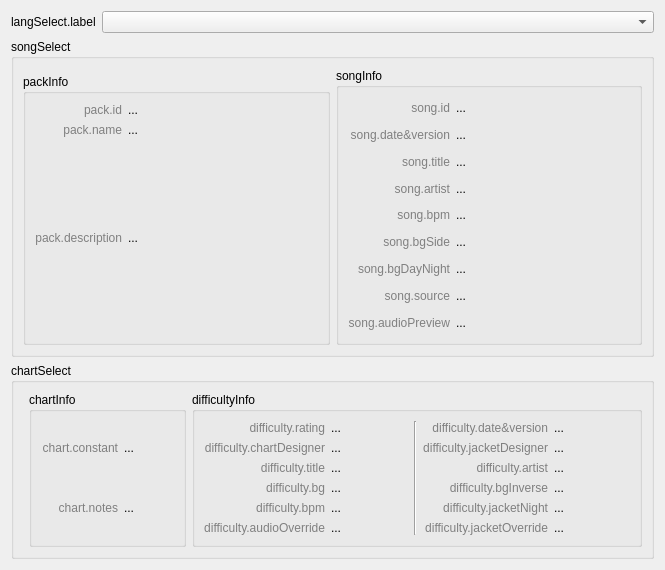
<?xml version="1.0" encoding="UTF-8"?>
<ui version="4.0">
 <class>TabTools_InfoLookup</class>
 <widget class="QWidget" name="TabTools_InfoLookup">
  <property name="geometry">
   <rect>
    <x>0</x>
    <y>0</y>
    <width>665</width>
    <height>570</height>
   </rect>
  </property>
  <property name="windowTitle">
   <string notr="true">TabTools_InfoLookup</string>
  </property>
  <layout class="QVBoxLayout" name="verticalLayout">
   <item>
    <layout class="QHBoxLayout" name="horizontalLayout_3">
     <item>
      <widget class="QLabel" name="label_9">
       <property name="text">
        <string>langSelect.label</string>
       </property>
      </widget>
     </item>
     <item>
      <widget class="QComboBox" name="langSelectComboBox">
       <property name="sizePolicy">
        <sizepolicy hsizetype="MinimumExpanding" vsizetype="Fixed">
         <horstretch>0</horstretch>
         <verstretch>0</verstretch>
        </sizepolicy>
       </property>
      </widget>
     </item>
    </layout>
   </item>
   <item>
    <widget class="QGroupBox" name="groupBox">
     <property name="sizePolicy">
      <sizepolicy hsizetype="Preferred" vsizetype="Expanding">
       <horstretch>0</horstretch>
       <verstretch>0</verstretch>
      </sizepolicy>
     </property>
     <property name="title">
      <string>songSelect</string>
     </property>
     <layout class="QHBoxLayout" name="horizontalLayout">
      <item>
       <layout class="QVBoxLayout" name="verticalLayout_4">
        <item>
         <widget class="SongIdSelector" name="songIdSelector" native="true">
          <property name="sizePolicy">
           <sizepolicy hsizetype="Maximum" vsizetype="Preferred">
            <horstretch>0</horstretch>
            <verstretch>0</verstretch>
           </sizepolicy>
          </property>
         </widget>
        </item>
        <item>
         <widget class="QGroupBox" name="groupBox_3">
          <property name="title">
           <string>packInfo</string>
          </property>
          <layout class="QGridLayout" name="gridLayout_2" columnstretch="0,1" columnminimumwidth="0,100">
           <item row="3" column="0">
            <widget class="QLabel" name="label_10">
             <property name="styleSheet">
              <string notr="true">QLabel { color: gray; }</string>
             </property>
             <property name="text">
              <string>pack.description</string>
             </property>
             <property name="alignment">
              <set>Qt::AlignRight|Qt::AlignTrailing|Qt::AlignVCenter</set>
             </property>
            </widget>
           </item>
           <item row="0" column="1">
            <widget class="QLabel" name="packIdLabel">
             <property name="text">
              <string notr="true">...</string>
             </property>
            </widget>
           </item>
           <item row="0" column="0">
            <widget class="QLabel" name="label_5">
             <property name="styleSheet">
              <string notr="true">QLabel { color: gray; }</string>
             </property>
             <property name="text">
              <string>pack.id</string>
             </property>
             <property name="alignment">
              <set>Qt::AlignRight|Qt::AlignTrailing|Qt::AlignVCenter</set>
             </property>
            </widget>
           </item>
           <item row="3" column="1">
            <widget class="QLabel" name="packDescriptionLabel">
             <property name="sizePolicy">
              <sizepolicy hsizetype="Preferred" vsizetype="MinimumExpanding">
               <horstretch>0</horstretch>
               <verstretch>0</verstretch>
              </sizepolicy>
             </property>
             <property name="minimumSize">
              <size>
               <width>0</width>
               <height>100</height>
              </size>
             </property>
             <property name="text">
              <string notr="true">...</string>
             </property>
             <property name="wordWrap">
              <bool>true</bool>
             </property>
            </widget>
           </item>
           <item row="1" column="0">
            <widget class="QLabel" name="label_7">
             <property name="styleSheet">
              <string notr="true">QLabel { color: gray; }</string>
             </property>
             <property name="text">
              <string>pack.name</string>
             </property>
             <property name="alignment">
              <set>Qt::AlignRight|Qt::AlignTrailing|Qt::AlignVCenter</set>
             </property>
            </widget>
           </item>
           <item row="1" column="1">
            <widget class="QLabel" name="packNameLabel">
             <property name="text">
              <string notr="true">...</string>
             </property>
            </widget>
           </item>
          </layout>
         </widget>
        </item>
       </layout>
      </item>
      <item>
       <widget class="QGroupBox" name="songInfoGroupBox">
        <property name="sizePolicy">
         <sizepolicy hsizetype="Expanding" vsizetype="Preferred">
          <horstretch>0</horstretch>
          <verstretch>0</verstretch>
         </sizepolicy>
        </property>
        <property name="title">
         <string>songInfo</string>
        </property>
        <layout class="QGridLayout" name="gridLayout" columnstretch="0,1" columnminimumwidth="0,150">
         <item row="6" column="0">
          <widget class="QLabel" name="label_23">
           <property name="styleSheet">
            <string notr="true">QLabel { color: gray; }</string>
           </property>
           <property name="text">
            <string>song.bgDayNight</string>
           </property>
           <property name="alignment">
            <set>Qt::AlignRight|Qt::AlignTrailing|Qt::AlignVCenter</set>
           </property>
          </widget>
         </item>
         <item row="8" column="0">
          <widget class="QLabel" name="label_27">
           <property name="styleSheet">
            <string notr="true">QLabel { color: gray; }</string>
           </property>
           <property name="text">
            <string>song.audioPreview</string>
           </property>
           <property name="alignment">
            <set>Qt::AlignRight|Qt::AlignTrailing|Qt::AlignVCenter</set>
           </property>
          </widget>
         </item>
         <item row="8" column="1">
          <widget class="QLabel" name="songAudioPreviewLabel">
           <property name="text">
            <string notr="true">...</string>
           </property>
          </widget>
         </item>
         <item row="3" column="1">
          <widget class="QLabel" name="songArtistLabel">
           <property name="text">
            <string notr="true">...</string>
           </property>
          </widget>
         </item>
         <item row="3" column="0">
          <widget class="QLabel" name="label_11">
           <property name="styleSheet">
            <string notr="true">QLabel { color: gray; }</string>
           </property>
           <property name="text">
            <string>song.artist</string>
           </property>
           <property name="alignment">
            <set>Qt::AlignRight|Qt::AlignTrailing|Qt::AlignVCenter</set>
           </property>
          </widget>
         </item>
         <item row="7" column="1">
          <widget class="QLabel" name="songSourceLabel">
           <property name="text">
            <string notr="true">...</string>
           </property>
          </widget>
         </item>
         <item row="2" column="1">
          <widget class="QLabel" name="songTitleLabel">
           <property name="text">
            <string notr="true">...</string>
           </property>
          </widget>
         </item>
         <item row="5" column="0">
          <widget class="QLabel" name="label_19">
           <property name="styleSheet">
            <string notr="true">QLabel { color: gray; }</string>
           </property>
           <property name="text">
            <string>song.bgSide</string>
           </property>
           <property name="alignment">
            <set>Qt::AlignRight|Qt::AlignTrailing|Qt::AlignVCenter</set>
           </property>
          </widget>
         </item>
         <item row="0" column="0">
          <widget class="QLabel" name="label_3">
           <property name="styleSheet">
            <string notr="true">QLabel { color: gray; }</string>
           </property>
           <property name="text">
            <string>song.id</string>
           </property>
           <property name="alignment">
            <set>Qt::AlignRight|Qt::AlignTrailing|Qt::AlignVCenter</set>
           </property>
          </widget>
         </item>
         <item row="1" column="0">
          <widget class="QLabel" name="label_15">
           <property name="styleSheet">
            <string notr="true">QLabel { color: gray; }</string>
           </property>
           <property name="text">
            <string>song.date&amp;version</string>
           </property>
           <property name="alignment">
            <set>Qt::AlignRight|Qt::AlignTrailing|Qt::AlignVCenter</set>
           </property>
          </widget>
         </item>
         <item row="5" column="1">
          <widget class="QLabel" name="songBgSideLabel">
           <property name="text">
            <string notr="true">...</string>
           </property>
          </widget>
         </item>
         <item row="0" column="1">
          <widget class="QLabel" name="songIdLabel">
           <property name="text">
            <string notr="true">...</string>
           </property>
          </widget>
         </item>
         <item row="1" column="1">
          <widget class="QLabel" name="songDateVersionLabel">
           <property name="text">
            <string notr="true">...</string>
           </property>
          </widget>
         </item>
         <item row="6" column="1">
          <widget class="QLabel" name="songBgDayNightLabel">
           <property name="text">
            <string notr="true">...</string>
           </property>
          </widget>
         </item>
         <item row="2" column="0">
          <widget class="QLabel" name="label_6">
           <property name="styleSheet">
            <string notr="true">QLabel { color: gray; }</string>
           </property>
           <property name="text">
            <string>song.title</string>
           </property>
           <property name="alignment">
            <set>Qt::AlignRight|Qt::AlignTrailing|Qt::AlignVCenter</set>
           </property>
          </widget>
         </item>
         <item row="4" column="0">
          <widget class="QLabel" name="label_14">
           <property name="styleSheet">
            <string notr="true">QLabel { color: gray; }</string>
           </property>
           <property name="text">
            <string>song.bpm</string>
           </property>
           <property name="alignment">
            <set>Qt::AlignRight|Qt::AlignTrailing|Qt::AlignVCenter</set>
           </property>
          </widget>
         </item>
         <item row="7" column="0">
          <widget class="QLabel" name="label_25">
           <property name="styleSheet">
            <string notr="true">QLabel { color: gray; }</string>
           </property>
           <property name="text">
            <string>song.source</string>
           </property>
           <property name="alignment">
            <set>Qt::AlignRight|Qt::AlignTrailing|Qt::AlignVCenter</set>
           </property>
          </widget>
         </item>
         <item row="4" column="1">
          <widget class="QLabel" name="songBpmLabel">
           <property name="text">
            <string notr="true">...</string>
           </property>
          </widget>
         </item>
        </layout>
       </widget>
      </item>
     </layout>
    </widget>
   </item>
   <item>
    <widget class="QGroupBox" name="groupBox_2">
     <property name="sizePolicy">
      <sizepolicy hsizetype="Preferred" vsizetype="Maximum">
       <horstretch>0</horstretch>
       <verstretch>0</verstretch>
      </sizepolicy>
     </property>
     <property name="title">
      <string>chartSelect</string>
     </property>
     <layout class="QHBoxLayout" name="horizontalLayout_2">
      <item>
       <widget class="RatingClassSelector" name="ratingClassSelector" native="true">
        <property name="sizePolicy">
         <sizepolicy hsizetype="Maximum" vsizetype="Preferred">
          <horstretch>0</horstretch>
          <verstretch>0</verstretch>
         </sizepolicy>
        </property>
       </widget>
      </item>
      <item>
       <layout class="QHBoxLayout" name="horizontalLayout_4">
        <item>
         <widget class="QGroupBox" name="groupBox_5">
          <property name="sizePolicy">
           <sizepolicy hsizetype="Maximum" vsizetype="Preferred">
            <horstretch>0</horstretch>
            <verstretch>0</verstretch>
           </sizepolicy>
          </property>
          <property name="title">
           <string>chartInfo</string>
          </property>
          <layout class="QGridLayout" name="gridLayout_3" columnstretch="0,1" columnminimumwidth="0,50">
           <item row="0" column="1">
            <widget class="QLabel" name="chartConstantLabel">
             <property name="text">
              <string notr="true">...</string>
             </property>
            </widget>
           </item>
           <item row="1" column="1">
            <widget class="QLabel" name="chartNotesLabel">
             <property name="text">
              <string notr="true">...</string>
             </property>
            </widget>
           </item>
           <item row="0" column="0">
            <widget class="QLabel" name="label_2">
             <property name="styleSheet">
              <string notr="true">QLabel { color: gray; }</string>
             </property>
             <property name="text">
              <string>chart.constant</string>
             </property>
             <property name="alignment">
              <set>Qt::AlignRight|Qt::AlignTrailing|Qt::AlignVCenter</set>
             </property>
            </widget>
           </item>
           <item row="1" column="0">
            <widget class="QLabel" name="label_8">
             <property name="styleSheet">
              <string notr="true">QLabel { color: gray; }</string>
             </property>
             <property name="text">
              <string>chart.notes</string>
             </property>
             <property name="alignment">
              <set>Qt::AlignRight|Qt::AlignTrailing|Qt::AlignVCenter</set>
             </property>
            </widget>
           </item>
          </layout>
         </widget>
        </item>
        <item>
         <widget class="QGroupBox" name="groupBox_4">
          <property name="sizePolicy">
           <sizepolicy hsizetype="Expanding" vsizetype="Preferred">
            <horstretch>0</horstretch>
            <verstretch>0</verstretch>
           </sizepolicy>
          </property>
          <property name="title">
           <string>difficultyInfo</string>
          </property>
          <layout class="QGridLayout" name="gridLayout_4" columnstretch="0,1,0,0,1" columnminimumwidth="0,50,0,0,50">
           <item row="0" column="3">
            <widget class="QLabel" name="label_18">
             <property name="styleSheet">
              <string notr="true">QLabel { color: gray; }</string>
             </property>
             <property name="text">
              <string>difficulty.date&amp;version</string>
             </property>
             <property name="alignment">
              <set>Qt::AlignRight|Qt::AlignTrailing|Qt::AlignVCenter</set>
             </property>
            </widget>
           </item>
           <item row="0" column="1">
            <widget class="QLabel" name="difficultyRatingLabel">
             <property name="text">
              <string notr="true">...</string>
             </property>
            </widget>
           </item>
           <item row="4" column="4">
            <widget class="QLabel" name="difficultyJacketNightLabel">
             <property name="text">
              <string notr="true">...</string>
             </property>
            </widget>
           </item>
           <item row="3" column="1">
            <widget class="QLabel" name="difficultyBgLabel">
             <property name="text">
              <string notr="true">...</string>
             </property>
            </widget>
           </item>
           <item row="3" column="4">
            <widget class="QLabel" name="difficultyBgInverseLabel">
             <property name="text">
              <string notr="true">...</string>
             </property>
            </widget>
           </item>
           <item row="2" column="3">
            <widget class="QLabel" name="label_31">
             <property name="styleSheet">
              <string notr="true">QLabel { color: gray; }</string>
             </property>
             <property name="text">
              <string>difficulty.artist</string>
             </property>
             <property name="alignment">
              <set>Qt::AlignRight|Qt::AlignTrailing|Qt::AlignVCenter</set>
             </property>
            </widget>
           </item>
           <item row="0" column="0">
            <widget class="QLabel" name="label_13">
             <property name="styleSheet">
              <string notr="true">QLabel { color: gray; }</string>
             </property>
             <property name="text">
              <string>difficulty.rating</string>
             </property>
             <property name="alignment">
              <set>Qt::AlignRight|Qt::AlignTrailing|Qt::AlignVCenter</set>
             </property>
            </widget>
           </item>
           <item row="3" column="0">
            <widget class="QLabel" name="label_33">
             <property name="styleSheet">
              <string notr="true">QLabel { color: gray; }</string>
             </property>
             <property name="text">
              <string>difficulty.bg</string>
             </property>
             <property name="alignment">
              <set>Qt::AlignRight|Qt::AlignTrailing|Qt::AlignVCenter</set>
             </property>
            </widget>
           </item>
           <item row="1" column="1">
            <widget class="QLabel" name="difficultyChartDesignerLabel">
             <property name="text">
              <string notr="true">...</string>
             </property>
            </widget>
           </item>
           <item row="5" column="1">
            <widget class="QLabel" name="difficultyAudioOverrideLabel">
             <property name="text">
              <string notr="true">...</string>
             </property>
            </widget>
           </item>
           <item row="4" column="1">
            <widget class="QLabel" name="difficultyBpmLabel">
             <property name="text">
              <string notr="true">...</string>
             </property>
            </widget>
           </item>
           <item row="5" column="3">
            <widget class="QLabel" name="label_43">
             <property name="styleSheet">
              <string notr="true">QLabel { color: gray; }</string>
             </property>
             <property name="text">
              <string>difficulty.jacketOverride</string>
             </property>
             <property name="alignment">
              <set>Qt::AlignRight|Qt::AlignTrailing|Qt::AlignVCenter</set>
             </property>
            </widget>
           </item>
           <item row="1" column="0">
            <widget class="QLabel" name="label_22">
             <property name="styleSheet">
              <string notr="true">QLabel { color: gray; }</string>
             </property>
             <property name="text">
              <string>difficulty.chartDesigner</string>
             </property>
             <property name="alignment">
              <set>Qt::AlignRight|Qt::AlignTrailing|Qt::AlignVCenter</set>
             </property>
            </widget>
           </item>
           <item row="5" column="4">
            <widget class="QLabel" name="difficultyJacketOverrideLabel">
             <property name="text">
              <string notr="true">...</string>
             </property>
            </widget>
           </item>
           <item row="5" column="0">
            <widget class="QLabel" name="label_35">
             <property name="styleSheet">
              <string notr="true">QLabel { color: gray; }</string>
             </property>
             <property name="text">
              <string>difficulty.audioOverride</string>
             </property>
             <property name="alignment">
              <set>Qt::AlignRight|Qt::AlignTrailing|Qt::AlignVCenter</set>
             </property>
            </widget>
           </item>
           <item row="4" column="0">
            <widget class="QLabel" name="label_34">
             <property name="styleSheet">
              <string notr="true">QLabel { color: gray; }</string>
             </property>
             <property name="text">
              <string>difficulty.bpm</string>
             </property>
             <property name="alignment">
              <set>Qt::AlignRight|Qt::AlignTrailing|Qt::AlignVCenter</set>
             </property>
            </widget>
           </item>
           <item row="3" column="3">
            <widget class="QLabel" name="label_41">
             <property name="styleSheet">
              <string notr="true">QLabel { color: gray; }</string>
             </property>
             <property name="text">
              <string>difficulty.bgInverse</string>
             </property>
             <property name="alignment">
              <set>Qt::AlignRight|Qt::AlignTrailing|Qt::AlignVCenter</set>
             </property>
            </widget>
           </item>
           <item row="0" column="4">
            <widget class="QLabel" name="difficultyDateVersionLabel">
             <property name="text">
              <string notr="true">...</string>
             </property>
            </widget>
           </item>
           <item row="1" column="3">
            <widget class="QLabel" name="label_26">
             <property name="styleSheet">
              <string notr="true">QLabel { color: gray; }</string>
             </property>
             <property name="text">
              <string>difficulty.jacketDesigner</string>
             </property>
             <property name="alignment">
              <set>Qt::AlignRight|Qt::AlignTrailing|Qt::AlignVCenter</set>
             </property>
            </widget>
           </item>
           <item row="4" column="3">
            <widget class="QLabel" name="label_42">
             <property name="styleSheet">
              <string notr="true">QLabel { color: gray; }</string>
             </property>
             <property name="text">
              <string>difficulty.jacketNight</string>
             </property>
             <property name="alignment">
              <set>Qt::AlignRight|Qt::AlignTrailing|Qt::AlignVCenter</set>
             </property>
            </widget>
           </item>
           <item row="2" column="0">
            <widget class="QLabel" name="label_29">
             <property name="styleSheet">
              <string notr="true">QLabel { color: gray; }</string>
             </property>
             <property name="text">
              <string>difficulty.title</string>
             </property>
             <property name="alignment">
              <set>Qt::AlignRight|Qt::AlignTrailing|Qt::AlignVCenter</set>
             </property>
            </widget>
           </item>
           <item row="2" column="4">
            <widget class="QLabel" name="difficultyArtistLabel">
             <property name="text">
              <string notr="true">...</string>
             </property>
            </widget>
           </item>
           <item row="1" column="4">
            <widget class="QLabel" name="difficultyJacketDesignerLabel">
             <property name="text">
              <string notr="true">...</string>
             </property>
            </widget>
           </item>
           <item row="2" column="1">
            <widget class="QLabel" name="difficultyTitleLabel">
             <property name="text">
              <string notr="true">...</string>
             </property>
            </widget>
           </item>
           <item row="0" column="2" rowspan="6">
            <widget class="Line" name="line_3">
             <property name="orientation">
              <enum>Qt::Vertical</enum>
             </property>
            </widget>
           </item>
          </layout>
         </widget>
        </item>
       </layout>
      </item>
     </layout>
    </widget>
   </item>
  </layout>
 </widget>
 <customwidgets>
  <customwidget>
   <class>SongIdSelector</class>
   <extends>QWidget</extends>
   <header>ui.implements.components.songIdSelector</header>
   <container>1</container>
  </customwidget>
  <customwidget>
   <class>RatingClassSelector</class>
   <extends>QWidget</extends>
   <header>ui.implements.components.ratingClassSelector</header>
   <container>1</container>
  </customwidget>
 </customwidgets>
 <resources/>
 <connections/>
</ui>
